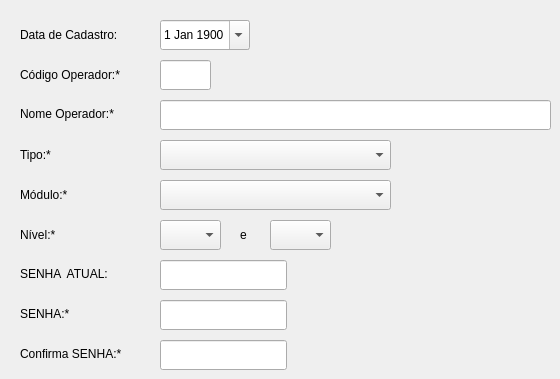
    <widget class="QWidget" name="tab">
     <attribute name="title">
      <string>Cadastro</string>
     </attribute>
     <widget class="QLabel" name="label_9">
      <property name="geometry">
       <rect>
        <x>20</x>
        <y>181</y>
        <width>130</width>
        <height>28</height>
       </rect>
      </property>
      <property name="styleSheet">
       <string notr="true"/>
      </property>
      <property name="text">
       <string>Módulo:*</string>
      </property>
     </widget>
     <widget class="QLabel" name="label_6">
      <property name="geometry">
       <rect>
        <x>20</x>
        <y>141</y>
        <width>130</width>
        <height>28</height>
       </rect>
      </property>
      <property name="styleSheet">
       <string notr="true"/>
      </property>
      <property name="text">
       <string>Tipo:*</string>
      </property>
     </widget>
     <widget class="QLabel" name="label_10">
      <property name="geometry">
       <rect>
        <x>20</x>
        <y>221</y>
        <width>130</width>
        <height>28</height>
       </rect>
      </property>
      <property name="styleSheet">
       <string notr="true"/>
      </property>
      <property name="text">
       <string>Nível:*</string>
      </property>
     </widget>
     <widget class="QComboBox" name="comboBox_5">
      <property name="geometry">
       <rect>
        <x>160</x>
        <y>220</y>
        <width>61</width>
        <height>30</height>
       </rect>
      </property>
      <property name="styleSheet">
       <string notr="true"/>
      </property>
     </widget>
     <widget class="QLineEdit" name="msnome">
      <property name="geometry">
       <rect>
        <x>160</x>
        <y>100</y>
        <width>391</width>
        <height>30</height>
       </rect>
      </property>
      <property name="styleSheet">
       <string notr="true"/>
      </property>
      <property name="maxLength">
       <number>30</number>
      </property>
     </widget>
     <widget class="QLineEdit" name="mscod_op">
      <property name="geometry">
       <rect>
        <x>160</x>
        <y>60</y>
        <width>51</width>
        <height>30</height>
       </rect>
      </property>
      <property name="styleSheet">
       <string notr="true"/>
      </property>
      <property name="maxLength">
       <number>3</number>
      </property>
     </widget>
     <widget class="QComboBox" name="comboBox_3">
      <property name="geometry">
       <rect>
        <x>160</x>
        <y>140</y>
        <width>231</width>
        <height>30</height>
       </rect>
      </property>
      <property name="styleSheet">
       <string notr="true"/>
      </property>
     </widget>
     <widget class="QLabel" name="label_11">
      <property name="geometry">
       <rect>
        <x>20</x>
        <y>260</y>
        <width>130</width>
        <height>28</height>
       </rect>
      </property>
      <property name="styleSheet">
       <string notr="true"/>
      </property>
      <property name="text">
       <string>SENHA  ATUAL:</string>
      </property>
     </widget>
     <widget class="QLabel" name="label_3">
      <property name="geometry">
       <rect>
        <x>20</x>
        <y>100</y>
        <width>130</width>
        <height>28</height>
       </rect>
      </property>
      <property name="styleSheet">
       <string notr="true"/>
      </property>
      <property name="text">
       <string>Nome Operador:*</string>
      </property>
     </widget>
     <widget class="QLabel" name="label_13">
      <property name="geometry">
       <rect>
        <x>20</x>
        <y>340</y>
        <width>130</width>
        <height>28</height>
       </rect>
      </property>
      <property name="styleSheet">
       <string notr="true"/>
      </property>
      <property name="text">
       <string>Confirma SENHA:*</string>
      </property>
     </widget>
     <widget class="QLineEdit" name="mssenha">
      <property name="geometry">
       <rect>
        <x>160</x>
        <y>300</y>
        <width>127</width>
        <height>30</height>
       </rect>
      </property>
      <property name="styleSheet">
       <string notr="true"/>
      </property>
      <property name="maxLength">
       <number>10</number>
      </property>
      <property name="echoMode">
       <enum>QLineEdit::Password</enum>
      </property>
     </widget>
     <widget class="QLineEdit" name="msenha_atual">
      <property name="geometry">
       <rect>
        <x>160</x>
        <y>260</y>
        <width>127</width>
        <height>30</height>
       </rect>
      </property>
      <property name="styleSheet">
       <string notr="true"/>
      </property>
      <property name="maxLength">
       <number>10</number>
      </property>
      <property name="echoMode">
       <enum>QLineEdit::Password</enum>
      </property>
     </widget>
     <widget class="QLabel" name="label_12">
      <property name="geometry">
       <rect>
        <x>20</x>
        <y>300</y>
        <width>130</width>
        <height>28</height>
       </rect>
      </property>
      <property name="styleSheet">
       <string notr="true"/>
      </property>
      <property name="text">
       <string>SENHA:*</string>
      </property>
     </widget>
     <widget class="QLabel" name="label_29">
      <property name="geometry">
       <rect>
        <x>240</x>
        <y>221</y>
        <width>18</width>
        <height>28</height>
       </rect>
      </property>
      <property name="styleSheet">
       <string notr="true"/>
      </property>
      <property name="text">
       <string>e</string>
      </property>
     </widget>
     <widget class="QComboBox" name="comboBox_4">
      <property name="geometry">
       <rect>
        <x>160</x>
        <y>180</y>
        <width>231</width>
        <height>30</height>
       </rect>
      </property>
      <property name="styleSheet">
       <string notr="true"/>
      </property>
     </widget>
     <widget class="QLabel" name="label_2">
      <property name="geometry">
       <rect>
        <x>20</x>
        <y>60</y>
        <width>130</width>
        <height>30</height>
       </rect>
      </property>
      <property name="styleSheet">
       <string notr="true"/>
      </property>
      <property name="text">
       <string>Código Operador:*</string>
      </property>
     </widget>
     <widget class="QLabel" name="label">
      <property name="geometry">
       <rect>
        <x>20</x>
        <y>20</y>
        <width>130</width>
        <height>30</height>
       </rect>
      </property>
      <property name="styleSheet">
       <string notr="true"/>
      </property>
      <property name="text">
       <string>Data de Cadastro:</string>
      </property>
     </widget>
     <widget class="QComboBox" name="comboBox_6">
      <property name="geometry">
       <rect>
        <x>270</x>
        <y>220</y>
        <width>61</width>
        <height>30</height>
       </rect>
      </property>
      <property name="styleSheet">
       <string notr="true"/>
      </property>
     </widget>
     <widget class="QDateEdit" name="msdata_cad">
      <property name="geometry">
       <rect>
        <x>160</x>
        <y>20</y>
        <width>90</width>
        <height>30</height>
       </rect>
      </property>
      <property name="styleSheet">
       <string notr="true"/>
      </property>
      <property name="dateTime">
       <datetime>
        <hour>12</hour>
        <minute>0</minute>
        <second>0</second>
        <year>1900</year>
        <month>1</month>
        <day>1</day>
       </datetime>
      </property>
      <property name="calendarPopup">
       <bool>true</bool>
      </property>
     </widget>
     <widget class="QLineEdit" name="conf_senha">
      <property name="geometry">
       <rect>
        <x>160</x>
        <y>340</y>
        <width>127</width>
        <height>30</height>
       </rect>
      </property>
      <property name="styleSheet">
       <string notr="true"/>
      </property>
      <property name="maxLength">
       <number>10</number>
      </property>
      <property name="echoMode">
       <enum>QLineEdit::Password</enum>
      </property>
     </widget>
    </widget>
